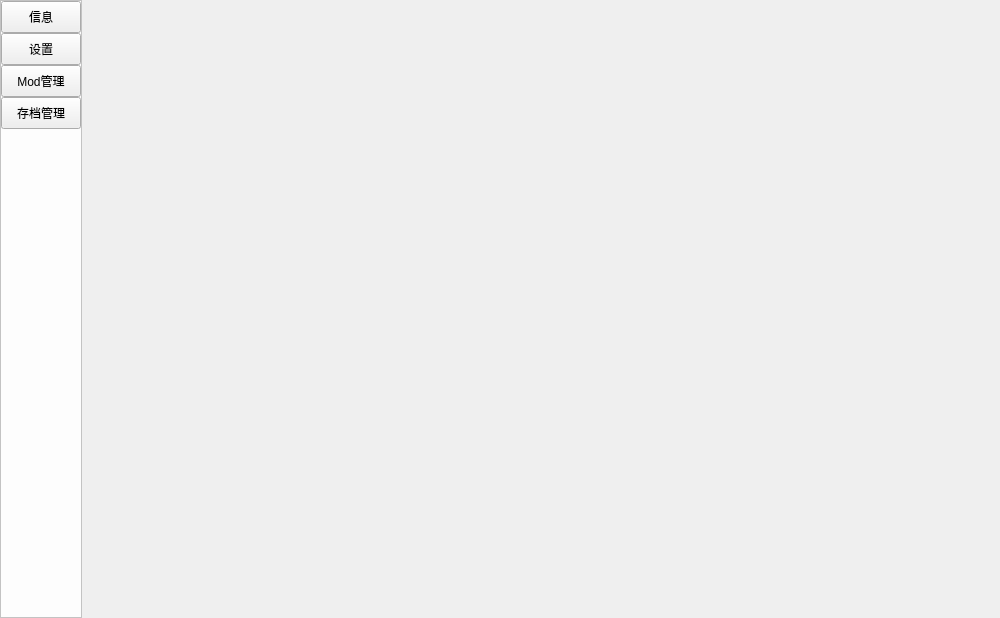
<?xml version="1.0" encoding="UTF-8"?>
<ui version="4.0">
 <class>GameManager</class>
 <widget class="QWidget" name="GameManager">
  <property name="geometry">
   <rect>
    <x>0</x>
    <y>0</y>
    <width>1000</width>
    <height>618</height>
   </rect>
  </property>
  <property name="windowTitle">
   <string>游戏管理</string>
  </property>
  <layout class="QGridLayout" name="gridLayout">
   <property name="leftMargin">
    <number>0</number>
   </property>
   <property name="topMargin">
    <number>0</number>
   </property>
   <property name="rightMargin">
    <number>0</number>
   </property>
   <property name="bottomMargin">
    <number>0</number>
   </property>
   <property name="spacing">
    <number>0</number>
   </property>
   <item row="0" column="0">
    <widget class="QFrame" name="f_panel">
     <property name="minimumSize">
      <size>
       <width>0</width>
       <height>0</height>
      </size>
     </property>
     <property name="styleSheet">
      <string notr="true">QFrame{
	background-color:rgb(253,253,253);
}</string>
     </property>
     <property name="frameShape">
      <enum>QFrame::StyledPanel</enum>
     </property>
     <property name="frameShadow">
      <enum>QFrame::Raised</enum>
     </property>
     <layout class="QGridLayout" name="gridLayout_2">
      <property name="leftMargin">
       <number>0</number>
      </property>
      <property name="topMargin">
       <number>0</number>
      </property>
      <property name="rightMargin">
       <number>0</number>
      </property>
      <property name="bottomMargin">
       <number>0</number>
      </property>
      <property name="spacing">
       <number>0</number>
      </property>
      <item row="4" column="0">
       <spacer name="verticalSpacer">
        <property name="orientation">
         <enum>Qt::Vertical</enum>
        </property>
        <property name="sizeHint" stdset="0">
         <size>
          <width>20</width>
          <height>40</height>
         </size>
        </property>
       </spacer>
      </item>
      <item row="0" column="0">
       <widget class="TransparentTogglePushButton" name="pb_gameinfo">
        <property name="minimumSize">
         <size>
          <width>0</width>
          <height>32</height>
         </size>
        </property>
        <property name="text">
         <string>信息</string>
        </property>
        <property name="checkable">
         <bool>true</bool>
        </property>
        <property name="autoExclusive">
         <bool>true</bool>
        </property>
       </widget>
      </item>
      <item row="1" column="0">
       <widget class="TransparentTogglePushButton" name="pb_gamesetting">
        <property name="minimumSize">
         <size>
          <width>0</width>
          <height>32</height>
         </size>
        </property>
        <property name="text">
         <string>设置</string>
        </property>
        <property name="checkable">
         <bool>true</bool>
        </property>
        <property name="autoExclusive">
         <bool>true</bool>
        </property>
       </widget>
      </item>
      <item row="2" column="0">
       <widget class="TransparentTogglePushButton" name="pb_modmanager">
        <property name="minimumSize">
         <size>
          <width>0</width>
          <height>32</height>
         </size>
        </property>
        <property name="text">
         <string>Mod管理</string>
        </property>
        <property name="checkable">
         <bool>true</bool>
        </property>
        <property name="autoExclusive">
         <bool>true</bool>
        </property>
       </widget>
      </item>
      <item row="3" column="0">
       <widget class="TransparentTogglePushButton" name="pb_savemanager">
        <property name="minimumSize">
         <size>
          <width>0</width>
          <height>32</height>
         </size>
        </property>
        <property name="text">
         <string>存档管理</string>
        </property>
        <property name="autoExclusive">
         <bool>true</bool>
        </property>
       </widget>
      </item>
     </layout>
    </widget>
   </item>
   <item row="0" column="1">
    <widget class="QStackedWidget" name="sw_ui">
     <widget class="QWidget" name="page"/>
     <widget class="QWidget" name="page_2"/>
    </widget>
   </item>
  </layout>
 </widget>
 <customwidgets>
  <customwidget>
   <class>PushButton</class>
   <extends>QPushButton</extends>
   <header>qfluentwidgets</header>
  </customwidget>
  <customwidget>
   <class>ToggleButton</class>
   <extends>PushButton</extends>
   <header>qfluentwidgets</header>
  </customwidget>
  <customwidget>
   <class>TransparentTogglePushButton</class>
   <extends>ToggleButton</extends>
   <header>qfluentwidgets</header>
  </customwidget>
 </customwidgets>
 <resources/>
 <connections/>
</ui>
